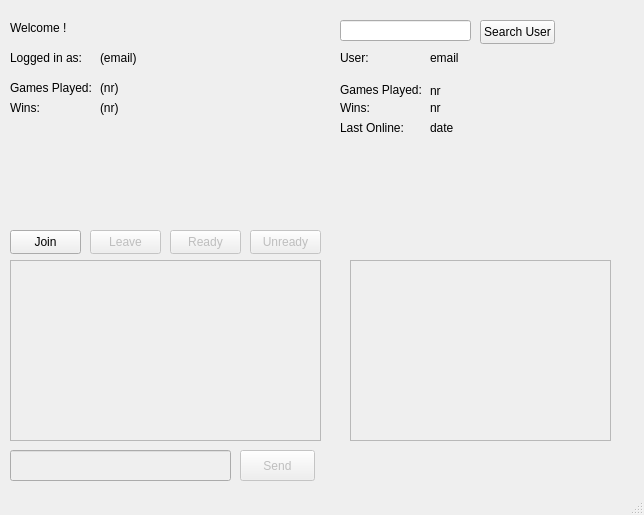
<?xml version="1.0" encoding="UTF-8"?>
<ui version="4.0">
 <class>TriviadorLobby</class>
 <widget class="QMainWindow" name="TriviadorLobby">
  <property name="geometry">
   <rect>
    <x>0</x>
    <y>0</y>
    <width>644</width>
    <height>515</height>
   </rect>
  </property>
  <property name="windowTitle">
   <string>MainWindow</string>
  </property>
  <widget class="QWidget" name="centralwidget">
   <widget class="QPushButton" name="pushButton_3">
    <property name="geometry">
     <rect>
      <x>480</x>
      <y>20</y>
      <width>75</width>
      <height>24</height>
     </rect>
    </property>
    <property name="text">
     <string>Search User</string>
    </property>
   </widget>
   <widget class="QLabel" name="label_13">
    <property name="geometry">
     <rect>
      <x>340</x>
      <y>50</y>
      <width>31</width>
      <height>16</height>
     </rect>
    </property>
    <property name="text">
     <string>User:</string>
    </property>
   </widget>
   <widget class="QPushButton" name="joinButton">
    <property name="geometry">
     <rect>
      <x>10</x>
      <y>230</y>
      <width>71</width>
      <height>24</height>
     </rect>
    </property>
    <property name="text">
     <string>Join</string>
    </property>
   </widget>
   <widget class="QLabel" name="label_7">
    <property name="geometry">
     <rect>
      <x>100</x>
      <y>100</y>
      <width>49</width>
      <height>16</height>
     </rect>
    </property>
    <property name="text">
     <string>(nr)</string>
    </property>
   </widget>
   <widget class="QLineEdit" name="lineEdit">
    <property name="geometry">
     <rect>
      <x>340</x>
      <y>20</y>
      <width>131</width>
      <height>21</height>
     </rect>
    </property>
   </widget>
   <widget class="QLabel" name="label_8">
    <property name="geometry">
     <rect>
      <x>340</x>
      <y>80</y>
      <width>91</width>
      <height>20</height>
     </rect>
    </property>
    <property name="text">
     <string>Games Played:</string>
    </property>
   </widget>
   <widget class="QPushButton" name="unreadyButton">
    <property name="enabled">
     <bool>false</bool>
    </property>
    <property name="geometry">
     <rect>
      <x>250</x>
      <y>230</y>
      <width>71</width>
      <height>24</height>
     </rect>
    </property>
    <property name="text">
     <string>Unready</string>
    </property>
   </widget>
   <widget class="QLabel" name="label_14">
    <property name="geometry">
     <rect>
      <x>430</x>
      <y>50</y>
      <width>181</width>
      <height>16</height>
     </rect>
    </property>
    <property name="text">
     <string>email</string>
    </property>
   </widget>
   <widget class="QLabel" name="label_5">
    <property name="geometry">
     <rect>
      <x>10</x>
      <y>100</y>
      <width>49</width>
      <height>16</height>
     </rect>
    </property>
    <property name="text">
     <string>Wins:</string>
    </property>
   </widget>
   <widget class="QPushButton" name="readyButton">
    <property name="enabled">
     <bool>false</bool>
    </property>
    <property name="geometry">
     <rect>
      <x>170</x>
      <y>230</y>
      <width>71</width>
      <height>24</height>
     </rect>
    </property>
    <property name="text">
     <string>Ready</string>
    </property>
   </widget>
   <widget class="QLabel" name="label_9">
    <property name="geometry">
     <rect>
      <x>430</x>
      <y>80</y>
      <width>49</width>
      <height>21</height>
     </rect>
    </property>
    <property name="text">
     <string>nr</string>
    </property>
   </widget>
   <widget class="QLabel" name="label_6">
    <property name="geometry">
     <rect>
      <x>100</x>
      <y>80</y>
      <width>49</width>
      <height>16</height>
     </rect>
    </property>
    <property name="text">
     <string>(nr)</string>
    </property>
   </widget>
   <widget class="QLabel" name="label_10">
    <property name="geometry">
     <rect>
      <x>340</x>
      <y>100</y>
      <width>49</width>
      <height>16</height>
     </rect>
    </property>
    <property name="text">
     <string>Wins:</string>
    </property>
   </widget>
   <widget class="QLabel" name="label_11">
    <property name="geometry">
     <rect>
      <x>430</x>
      <y>100</y>
      <width>49</width>
      <height>16</height>
     </rect>
    </property>
    <property name="text">
     <string>nr</string>
    </property>
   </widget>
   <widget class="QLabel" name="label_12">
    <property name="geometry">
     <rect>
      <x>340</x>
      <y>120</y>
      <width>71</width>
      <height>16</height>
     </rect>
    </property>
    <property name="text">
     <string>Last Online:</string>
    </property>
   </widget>
   <widget class="QPushButton" name="leaveButton">
    <property name="enabled">
     <bool>false</bool>
    </property>
    <property name="geometry">
     <rect>
      <x>90</x>
      <y>230</y>
      <width>71</width>
      <height>24</height>
     </rect>
    </property>
    <property name="text">
     <string>Leave</string>
    </property>
   </widget>
   <widget class="QTextEdit" name="textEdit">
    <property name="enabled">
     <bool>false</bool>
    </property>
    <property name="geometry">
     <rect>
      <x>10</x>
      <y>260</y>
      <width>311</width>
      <height>181</height>
     </rect>
    </property>
    <property name="html">
     <string>&lt;!DOCTYPE HTML PUBLIC &quot;-//W3C//DTD HTML 4.0//EN&quot; &quot;http://www.w3.org/TR/REC-html40/strict.dtd&quot;&gt;
&lt;html&gt;&lt;head&gt;&lt;meta name=&quot;qrichtext&quot; content=&quot;1&quot; /&gt;&lt;meta charset=&quot;utf-8&quot; /&gt;&lt;style type=&quot;text/css&quot;&gt;
p, li { white-space: pre-wrap; }
hr { height: 1px; border-width: 0; }
li.unchecked::marker { content: &quot;\2610&quot;; }
li.checked::marker { content: &quot;\2612&quot;; }
&lt;/style&gt;&lt;/head&gt;&lt;body style=&quot; font-family:'Segoe UI'; font-size:9pt; font-weight:400; font-style:normal;&quot;&gt;
&lt;p style=&quot;-qt-paragraph-type:empty; margin-top:0px; margin-bottom:0px; margin-left:0px; margin-right:0px; -qt-block-indent:0; text-indent:0px;&quot;&gt;&lt;br /&gt;&lt;/p&gt;&lt;/body&gt;&lt;/html&gt;</string>
    </property>
   </widget>
   <widget class="QLabel" name="label_3">
    <property name="geometry">
     <rect>
      <x>100</x>
      <y>50</y>
      <width>221</width>
      <height>16</height>
     </rect>
    </property>
    <property name="text">
     <string>(email)</string>
    </property>
   </widget>
   <widget class="QLabel" name="message">
    <property name="geometry">
     <rect>
      <x>10</x>
      <y>210</y>
      <width>311</width>
      <height>16</height>
     </rect>
    </property>
    <property name="text">
     <string/>
    </property>
   </widget>
   <widget class="QLabel" name="label_2">
    <property name="geometry">
     <rect>
      <x>10</x>
      <y>50</y>
      <width>81</width>
      <height>16</height>
     </rect>
    </property>
    <property name="text">
     <string>Logged in as:</string>
    </property>
   </widget>
   <widget class="QLabel" name="label">
    <property name="geometry">
     <rect>
      <x>10</x>
      <y>20</y>
      <width>61</width>
      <height>16</height>
     </rect>
    </property>
    <property name="text">
     <string>Welcome !</string>
    </property>
   </widget>
   <widget class="QLabel" name="label_16">
    <property name="geometry">
     <rect>
      <x>430</x>
      <y>120</y>
      <width>49</width>
      <height>16</height>
     </rect>
    </property>
    <property name="text">
     <string>date</string>
    </property>
   </widget>
   <widget class="QTextEdit" name="userLobbyText">
    <property name="enabled">
     <bool>false</bool>
    </property>
    <property name="geometry">
     <rect>
      <x>350</x>
      <y>260</y>
      <width>261</width>
      <height>181</height>
     </rect>
    </property>
    <property name="html">
     <string>&lt;!DOCTYPE HTML PUBLIC &quot;-//W3C//DTD HTML 4.0//EN&quot; &quot;http://www.w3.org/TR/REC-html40/strict.dtd&quot;&gt;
&lt;html&gt;&lt;head&gt;&lt;meta name=&quot;qrichtext&quot; content=&quot;1&quot; /&gt;&lt;meta charset=&quot;utf-8&quot; /&gt;&lt;style type=&quot;text/css&quot;&gt;
p, li { white-space: pre-wrap; }
hr { height: 1px; border-width: 0; }
li.unchecked::marker { content: &quot;\2610&quot;; }
li.checked::marker { content: &quot;\2612&quot;; }
&lt;/style&gt;&lt;/head&gt;&lt;body style=&quot; font-family:'Segoe UI'; font-size:9pt; font-weight:400; font-style:normal;&quot;&gt;
&lt;p style=&quot;-qt-paragraph-type:empty; margin-top:0px; margin-bottom:0px; margin-left:0px; margin-right:0px; -qt-block-indent:0; text-indent:0px;&quot;&gt;&lt;br /&gt;&lt;/p&gt;&lt;/body&gt;&lt;/html&gt;</string>
    </property>
   </widget>
   <widget class="QLabel" name="label_4">
    <property name="geometry">
     <rect>
      <x>10</x>
      <y>80</y>
      <width>91</width>
      <height>16</height>
     </rect>
    </property>
    <property name="text">
     <string>Games Played:</string>
    </property>
   </widget>
   <widget class="QLineEdit" name="lineEdit_2">
    <property name="enabled">
     <bool>false</bool>
    </property>
    <property name="geometry">
     <rect>
      <x>10</x>
      <y>450</y>
      <width>221</width>
      <height>31</height>
     </rect>
    </property>
   </widget>
   <widget class="QPushButton" name="pushButton_4">
    <property name="enabled">
     <bool>false</bool>
    </property>
    <property name="geometry">
     <rect>
      <x>240</x>
      <y>450</y>
      <width>75</width>
      <height>31</height>
     </rect>
    </property>
    <property name="text">
     <string>Send</string>
    </property>
   </widget>
  </widget>
  <widget class="QStatusBar" name="statusbar"/>
 </widget>
 <resources/>
 <connections/>
</ui>
